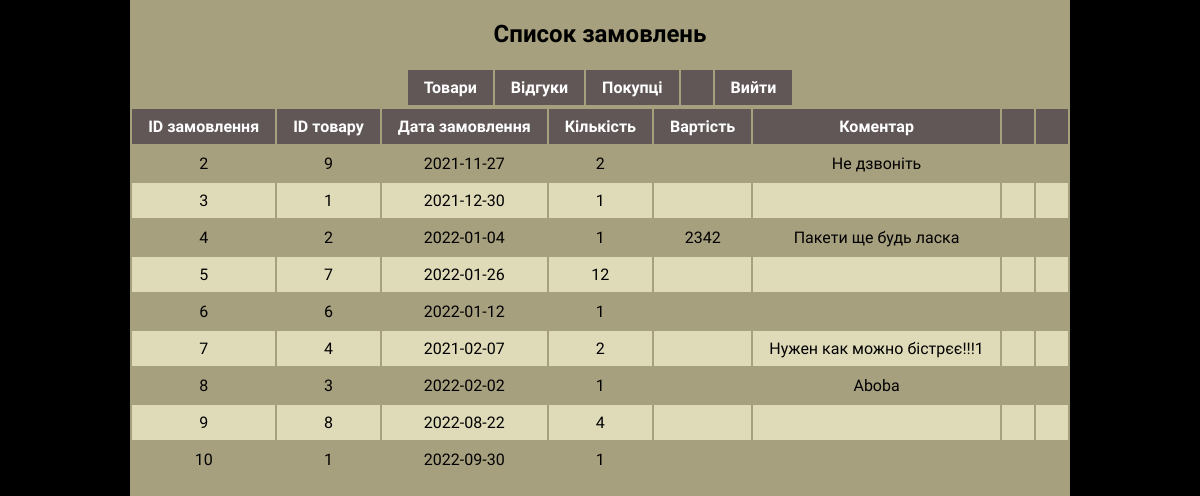
/orders.php, run on the app's committed database.
### tables this page shows
CREATE TABLE `Orders` (
  `order_id` int NOT NULL,
  `goods_id` int NOT NULL,
  `order_date` date NOT NULL,
  `quantity` int NOT NULL,
  `order_cost` int DEFAULT NULL,
  `comment` char(255) DEFAULT NULL
);

### orders.php (the view, shortened to what this page needs)
<!DOCTYPE html>
<html>
<head>
<link rel="stylesheet" href="css/base.css">
</head>
<body>
<div class="divbgbd">
<h2>Список замовлень</h2>
<table>
    <tr>
        <th><a href="goods.php">Товари</a></th>
        <th><a href="reviews.php">Відгуки</a></th>
        <th><a href="index.php">Покупці</a></th>
        <th><?php echo $_COOKIE["usernamecookie"];?></th>
        <th><a href="logout.php">Вийти</a></th>
    </tr>
</table>
<?php
include "connect.php";
$sql = "SELECT * FROM Orders";
if($result = $conn->query($sql)){
    echo "<table><tr><th>ID замовлення</th><th>ID товару</th><th>Дата замовлення</th><th>Кількість</th><th>Вартість</th><th>Коментар</th><th></th><th></th></tr>";
    foreach($result as $row){
        echo "<tr>";
            echo "<td>" . $row["order_id"] . "</td>";
            echo "<td>" . $row["goods_id"] . "</td>";
            echo "<td>" . $row["order_date"] . "</td>";
            echo "<td>" . $row["quantity"] . "</td>";
            echo "<td>" . $row["order_cost"] . "</td>";
            echo "<td>" . $row["comment"] . "</td>";
            if('admin' == $_COOKIE["userlevelcookie"]){
            echo "<td><a href='update_orders.php?order_id=" . $row["order_id"] . "'>Змінити</a></td>";
            echo "<td><form action='delete_orders.php' method='post'>
                        <input type='hidden' name='order_id' value='" . $row["order_id"] . "' />
                        <input type='submit' class='button' value='Видалити'>
                   </form></td>";
            } else {
                echo "<td></td>";
                echo "<td></td>";
            }
        echo "</tr>";
    }
    echo "</table>";
} else{
    echo "Помилка: " . $conn->error;
}
?>
</div>
</body>
</html>

### css/base.css (style rules this page uses)
html,body { font-family: 'Unbounded', cursive; height: 100%; display: flex; flex-direction: column; margin: 0; padding: 0; opacity: 1; background: #707070; }
.divbgbd { margin-left: auto; margin-right: auto; margin-top: 0px; height: 100%; padding: 0px, 30px, 0px; background-color: #a7a07f; }
h2, p { text-align: center; }
table { max-width: 100%; margin-left: auto; margin-right: auto; text-align: center; }
tr:nth-child(odd) { background-color: #dfdbb9; }
th { background-color: rgb(97, 87, 87); color: #fff; }
th, td { text-align: center; padding: 0.5em 1em; }
td::before { display: none; }
a { color: white; text-decoration: none; }
a:link { color: white; text-decoration: none; }
body { background-color: #000; }

### data on the page
orders: order_id "2", goods "9", order_date "2021-11-27", quantity "2", comment "Не дзвоніть"
orders: order_id "3", goods "1", order_date "2021-12-30", quantity "1"
orders: order_id "4", goods "2", order_date "2022-01-04", quantity "1", order_cost "2342", comment "Пакети ще будь ласка"
orders: order_id "5", goods "7", order_date "2022-01-26", quantity "12"
orders: order_id "6", goods "6", order_date "2022-01-12", quantity "1"
orders: order_id "7", goods "4", order_date "2021-02-07", quantity "2", comment "Нужен как можно бістрєє!!!1"
orders: order_id "8", goods "3", order_date "2022-02-02", quantity "1", comment "Aboba"
orders: order_id "9", goods "8", order_date "2022-08-22", quantity "4"
orders: order_id "10", goods "1", order_date "2022-09-30", quantity "1"
